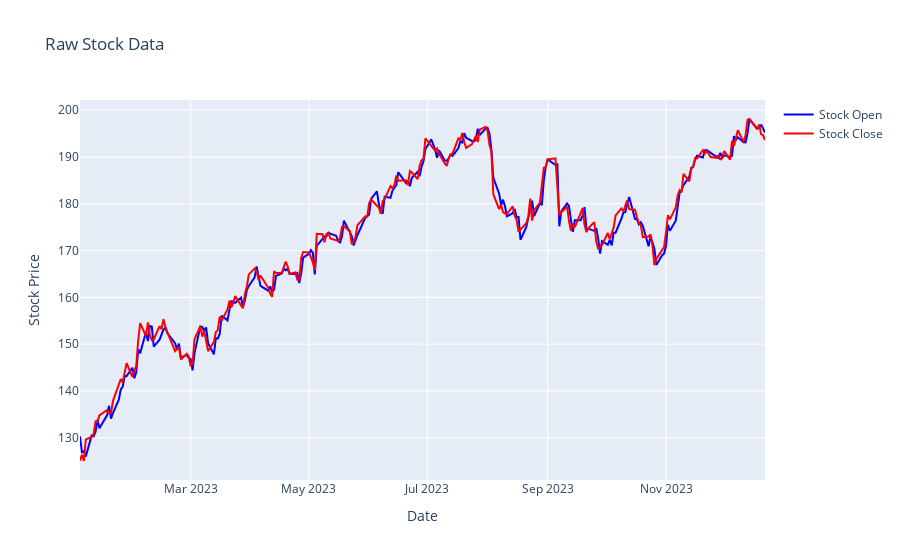

The notebook cell this image was saved under:
### Code cell
# Plot raw data
plot_raw_data(stock_data)

### Figure 1 — Plotly figure (JSON) as saved in the notebook; plotly's stock layout.template omitted (floating-point values rounded to 4 significant figures; data arrays with more than 128 entries replaced by an {"elided": "..."} marker saying what was removed)
{"data": [{"line": {"color": "blue"}, "mode": "lines", "name": "Stock Open", "type": "scatter", "x": {"elided": "246 str values"}, "y": {"elided": "246 float values"}}, {"line": {"color": "red"}, "mode": "lines", "name": "Stock Close", "type": "scatter", "x": {"elided": "246 str values"}, "y": {"elided": "246 float values"}}], "layout": {"autosize": true, "title": {"text": "Raw Stock Data"}, "xaxis": {"autorange": true, "range": ["2023-01-03", "2023-12-22"], "title": {"text": "Date"}, "type": "date"}, "yaxis": {"autorange": true, "range": [121.0, 202.2], "title": {"text": "Stock Price"}, "type": "linear"}}}
